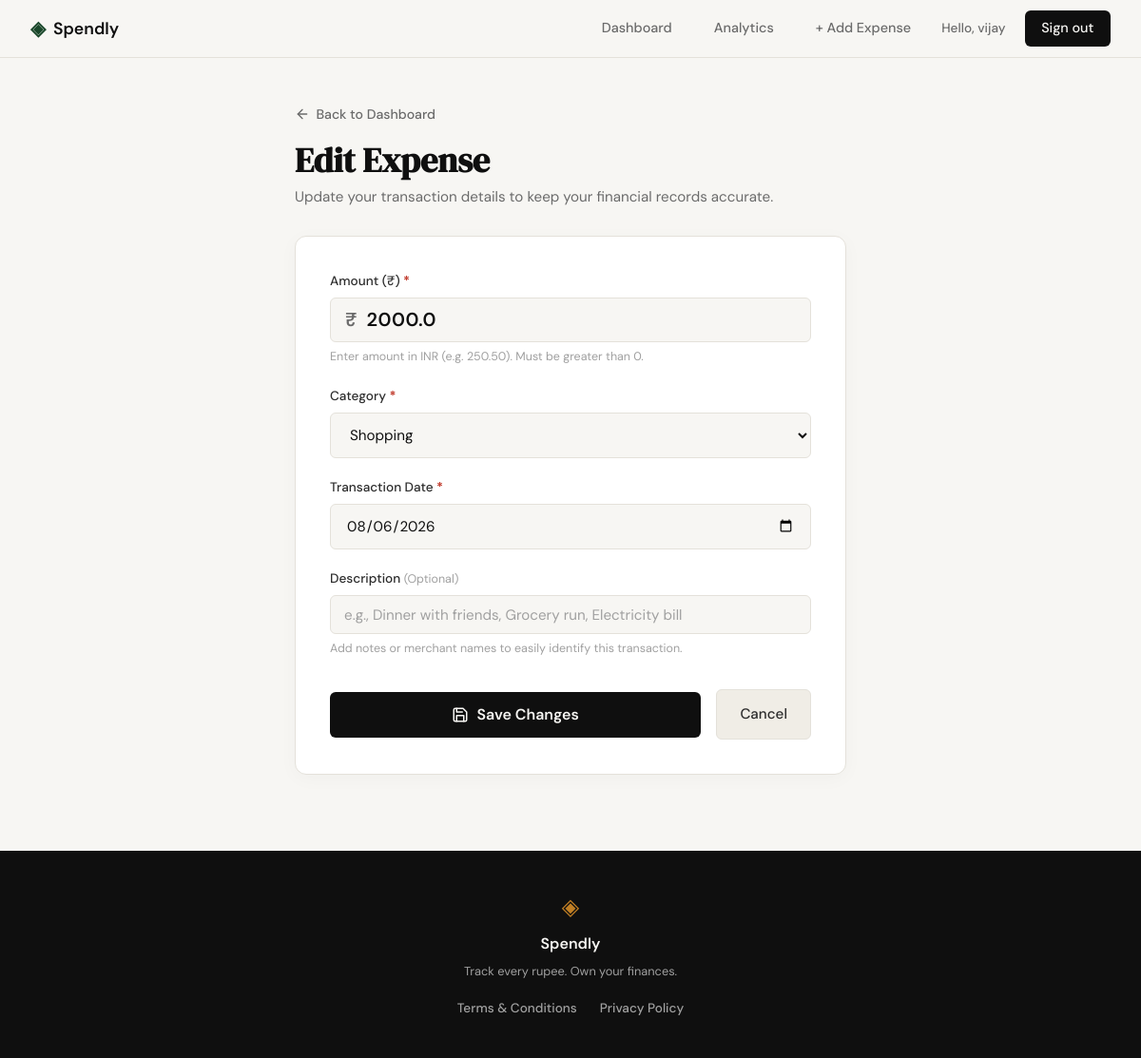
The app's page /expenses/37/edit (signed in) with its own data.
### tables this page shows
CREATE TABLE expenses (
            id INTEGER PRIMARY KEY AUTOINCREMENT,
            user_id INTEGER NOT NULL,
            amount REAL NOT NULL,
            category TEXT NOT NULL,
            date TEXT NOT NULL,
            description TEXT,
            created_at TEXT DEFAULT (datetime('now')),
            FOREIGN KEY (user_id) REFERENCES users(id) ON DELETE CASCADE
        );

### app.py (the view, shortened to what this page needs)
@app.route("/expenses/<int:id>/edit", methods=["GET", "POST"])
def edit_expense(id):
    user_id = session.get("user_id")
    if not user_id:
        flash("Please log in to edit an expense.", "warning")
        return redirect(url_for("login"))
    expense = get_expense_by_id(id, user_id=user_id)
    if not expense:
        flash("Expense not found or unauthorized access.", "warning")
        return redirect(url_for("profile"))
    return render_template(
        "edit_expense.html",
        expense=expense,
        categories=ALLOWED_CATEGORIES,
    )

### database/db.py (called while the page is built)
def get_db():
    conn = sqlite3.connect(DB_PATH)
    conn.row_factory = sqlite3.Row
    conn.execute("PRAGMA foreign_keys = ON;")
    return conn

def get_expense_by_id(expense_id, user_id=None):
    conn = get_db()
    cursor = conn.cursor()
    if user_id is not None:
        cursor.execute("SELECT * FROM expenses WHERE id = ? AND user_id = ?;", (expense_id, user_id))
    else:
        cursor.execute("SELECT * FROM expenses WHERE id = ?;", (expense_id,))
    expense = cursor.fetchone()
    conn.close()
    return expense

### templates/edit_expense.html (shortened to what this page needs)
{% extends "base.html" %}
{% block content %}
<section class="expense-page-section">
    <div class="expense-page-container">
        <div class="expense-page-header">
            <a href="{{ url_for('profile') }}" class="back-link">
                <svg width="16" height="16" viewBox="0 0 24 24" fill="none" stroke="currentColor" stroke-width="2" stroke-linecap="round" stroke-linejoin="round">
                    <line x1="19" y1="12" x2="5" y2="12"></line>
                    <polyline points="12 19 5 12 12 5"></polyline>
                </svg>
                Back to Dashboard
            </a>
            <h1 class="expense-page-title">Edit Expense</h1>
            <p class="expense-page-subtitle">Update your transaction details to keep your financial records accurate.</p>
        </div>
        <div class="expense-form-card">
            <form method="POST" action="{{ url_for('edit_expense', id=expense['id']) }}" class="expense-form" id="editExpenseForm">
                <div class="form-group">
                    <label for="amount" class="form-label">Amount (₹) <span class="required-star">*</span></label>
                    <div class="input-currency-wrapper">
                        <span class="currency-symbol">₹</span>
                        <input type="number"
                               step="0.01"
                               min="0.01"
                               id="amount"
                               name="amount"
                               class="form-input currency-input"
                               placeholder="0.00"
                               value="{{ expense['amount'] if expense['amount'] is not none else '' }}"
                               required
                               autofocus>
                    </div>
                    <span class="form-help-text">Enter amount in INR (e.g. 250.50). Must be greater than 0.</span>
                </div>
                <div class="form-group">
                    <label for="category" class="form-label">Category <span class="required-star">*</span></label>
                    <div class="select-wrapper">
                        <select id="category" name="category" class="form-select" required>
                            {% for cat in categories %}
                            <option value="{{ cat }}" {% if expense['category'] == cat %}selected{% endif %}>{{ cat }}</option>
                            {% endfor %}
                        </select>
                    </div>
                </div>
                <div class="form-group">
                    <label for="date" class="form-label">Transaction Date <span class="required-star">*</span></label>
                    <input type="date"
                           id="date"
                           name="date"
                           class="form-input date-picker-input"
                           value="{{ expense['date'] if expense['date'] else '' }}"
                           required>
                </div>
                <div class="form-group">
                    <label for="description" class="form-label">Description <span class="optional-tag">(Optional)</span></label>
                    <input type="text"
                           id="description"
                           name="description"
                           class="form-input"
                           placeholder="e.g., Dinner with friends, Grocery run, Electricity bill"
                           value="{{ expense['description'] or '' }}"
                           maxlength="200">
                    <span class="form-help-text">Add notes or merchant names to easily identify this transaction.</span>
                </div>
                <div class="form-actions-group">
                    <button type="submit" class="btn btn-primary submit-expense-btn">
                        Save Changes
                    </button>
                    <a href="{{ url_for('profile') }}" class="btn btn-secondary cancel-expense-btn">Cancel</a>
                </div>
            </form>
        </div>
    </div>
</section>
{% endblock %}

### static/css/style.css (style rules this page uses)
:root { --ink: #0f0f0f; --ink-soft: #2d2d2d; --ink-muted: #6b6b6b; --ink-faint: #a0a0a0; --paper: #f7f6f3; --paper-warm: #f0ede6; --paper-card: #ffffff; --accent: #1a472a; --accent-light: #e8f0eb; --accent-2: #c17f24; --accent-2-light: #fdf3e3; --danger: #c0392b; --danger-light: #fdecea; --border: #e4e1da; --border-soft: #eeebe4; --font-display: 'DM Serif Display', Georgia, serif; --font-body: 'DM Sans', system-ui, sans-serif; --max-width: 1200px; --auth-width: 440px; --radius-sm: 6px; --radius-md: 12px; --radius-lg: 20px; }
*, *::before, *::after { box-sizing: border-box; margin: 0; padding: 0; }
html { font-size: 16px; scroll-behavior: smooth; }
body { background: var(--paper); color: var(--ink); font-family: var(--font-body); font-size: 1rem; line-height: 1.6; -webkit-font-smoothing: antialiased; }
a { color: inherit; text-decoration: none; }
.btn-primary { display: inline-block; background: var(--ink); color: var(--paper); padding: 0.65rem 1.5rem; border-radius: var(--radius-sm); font-family: var(--font-body); font-size: 0.9rem; font-weight: 500; cursor: pointer; border: none; transition: background 0.2s; text-decoration: none; }
.form-group { margin-bottom: 1.25rem; }
.form-group label { display: block; font-size: 0.85rem; font-weight: 500; color: var(--ink-soft); margin-bottom: 0.4rem; }
.form-input { width: 100%; padding: 0.6rem 0.875rem; border: 1px solid var(--border); border-radius: var(--radius-sm); font-family: var(--font-body); font-size: 0.95rem; color: var(--ink); background: var(--paper); outline: none; transition: border-color 0.2s; }
.form-input::placeholder { color: var(--ink-faint); }
.back-link { display: inline-block; font-size: 0.875rem; font-weight: 500; color: var(--accent); margin-bottom: 1.25rem; transition: color 0.2s; }
.expense-page-section { padding: 3rem 1.5rem 5rem; min-height: calc(100vh - 160px); display: flex; align-items: flex-start; justify-content: center; }
.expense-page-container { width: 100%; max-width: 580px; margin: 0 auto; }
.expense-page-header { margin-bottom: 1.75rem; }
.back-link { display: inline-flex; align-items: center; gap: 0.4rem; font-size: 0.88rem; font-weight: 500; color: var(--ink-muted); margin-bottom: 1rem; transition: color 0.2s ease; }
.expense-page-title { font-family: var(--font-display); font-size: 2.25rem; font-weight: 700; color: var(--ink); line-height: 1.15; }
.expense-page-subtitle { font-size: 0.95rem; color: var(--ink-muted); margin-top: 0.4rem; }
.expense-form-card { background: var(--paper-card); border: 1px solid var(--border); border-radius: var(--radius-md); padding: 2.25rem; box-shadow: 0 4px 20px rgba(0, 0, 0, 0.03); }
.required-star { color: var(--danger); font-weight: bold; }
.optional-tag { font-size: 0.78rem; color: var(--ink-faint); font-weight: normal; }
.input-currency-wrapper { position: relative; display: flex; align-items: center; }
.currency-symbol { position: absolute; left: 1rem; font-size: 1.25rem; font-weight: 600; color: var(--ink-muted); pointer-events: none; user-select: none; }
.currency-input { padding-left: 2.35rem !important; font-size: 1.25rem !important; font-weight: 600; letter-spacing: 0.5px; }
.select-wrapper { position: relative; }
.form-select { width: 100%; padding: 0.75rem 1rem; border: 1px solid var(--border); border-radius: var(--radius-sm); font-family: var(--font-body); font-size: 0.95rem; color: var(--ink); background: var(--paper); cursor: pointer; outline: none; transition: border-color 0.2s, box-shadow 0.2s; appearance: auto; }
.date-picker-input { padding: 0.75rem 1rem !important; font-family: var(--font-body); font-size: 0.95rem; cursor: pointer; }
.form-help-text { display: block; font-size: 0.78rem; color: var(--ink-faint); margin-top: 0.35rem; }
.form-actions-group { display: flex; align-items: center; gap: 1rem; margin-top: 2rem; }
.submit-expense-btn { display: inline-flex; align-items: center; justify-content: center; gap: 0.5rem; flex: 1; padding: 0.85rem 1.5rem; font-size: 1rem; font-weight: 600; }
.cancel-expense-btn { display: inline-flex; align-items: center; justify-content: center; padding: 0.85rem 1.5rem; font-size: 0.95rem; font-weight: 500; background: var(--paper-warm); color: var(--ink-soft); border: 1px solid var(--border); border-radius: var(--radius-sm); transition: all 0.2s ease; }

### records on screen
expenses: amount "2000.0", category "Shopping", date "08/06/2026"

### other values on screen
{{ session.get('user_name') }} "vijay"
